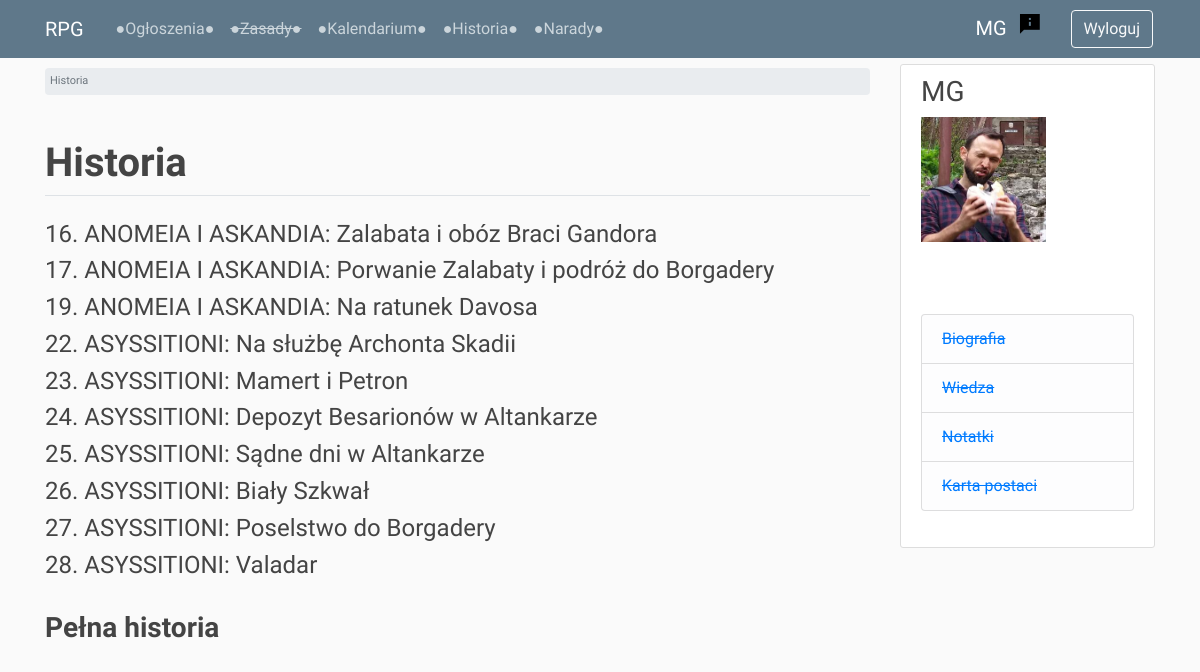
Page /timeline/chronicles_chapters/ (signed in) on the committed database.
### users/models.py (models this page shows, shortened)
class Profile(models.Model):
    user = models.OneToOneField(User, on_delete=models.CASCADE)
    image = models.ImageField(default='profile_pics/default_profile.jpg', upload_to='profile_pics')
    character_name = models.CharField(max_length=50, default='')
    character_status = models.CharField(max_length=20, choices=STATUS, default='npc')
    class Meta:
        ordering = ['character_status', 'character_name']

### timeline/models.py (models this page shows)
class GameSession(models.Model):
    game_no = models.PositiveSmallIntegerField(primary_key=True)
    title = models.CharField(max_length=200, blank=True, null=True)
    date = models.DateField(blank=True, null=True)
    def __str__(self):
        return f'{self.game_no}. {self.title}'
    class Meta:
        ordering = ['game_no']

### timeline/views.py (the view)
# urls.py: path('chronicles_chapters/', chronicles_chapters_view, name='chronicles_chapters'),
@login_required
def chronicles_chapters_view(request):
    games = GameSession.objects.all()
    allowed_games_list = [g for g in games if is_allowed_game(g, request.user.profile)]
    context = {
        'page_title': 'Historia',
        'allowed_games_list': allowed_games_list
    }
    return render(request, 'timeline/chronicles_chapters.html', context)

### forum/templatetags/custom_filters.py (called while the page is built)
@register.filter
def get_first_word(text):
    return text.split(' ', 1)[0]

### timeline/views.py (called while the page is built)
def is_allowed_game(_game, profile):
    for event in _game.described_events.all():
        if profile in event.participants.all() or profile in event.informed.all() or profile.character_status == 'gm':
            return True
    return False

### timeline/templates/timeline/chronicles_chapters.html
{% extends 'base.html' %}
{% load custom_filters %}
{% load static %}
{% block breadcrumb %}
    <li class="breadcrumb-item active">{{ page_title }}</li>
{% endblock breadcrumb %}
{% block content %}
    <br>
    {% for game in allowed_games_list %}
        <tr>
            <td>
                <h4 class="unblue">
                    <a href="{% url 'chronicles_one_chapter' game.game_no %}">{{ game }}</a>
                </h4>
            </td>
        </tr>
    {% endfor %}
    <br>
    <h3 class="unblue">
        <strong><a href="{% url 'chronicles_all' %}">Pełna historia</a></strong>
    </h3>
{% endblock content %}

### templates/navbar.html
{% load custom_filters %}
{% load static %}
<header class="site-header">
    <nav class="navbar navbar-expand-md navbar-dark bg-steel fixed-top">
        <div class="container">
            <small class="navbar-brand mr-4">RPG</small>
            <div class="collapse navbar-collapse" id="navbarToggle">
            <div class="navbar-nav mr-auto">
                <a class="nav-item nav-link" href="{% url 'news-list' %}">●Ogłoszenia●</a>
                <a class="nav-item nav-link" href="#"><strike>●Zasady●</strike></a>
                <a class="nav-item nav-link" href="{% url 'timeline' %}">●Kalendarium●</a>
                <a class="nav-item nav-link" href="{% url 'chronicles_chapters' %}">●Historia●</a>
                <a class="nav-item nav-link" href="{% url 'forum' %}">●Narady●</a>
            </div>
            <div class="navbar-nav">
                {% if user.is_authenticated %}
                    {% if user.profile.character_name != '' %}
                        <a class="navbar-brand mr-2" href="/users/profile">{{ user.profile.character_name|get_first_word }}</a>
                        <a href="{% url 'report' %}"><img src="{% static 'img/report.png' %}" class="report-img mr-4"></a>
                    {% else %}
                        <a class="navbar-brand mr-2" href="/users/profile">Uzupełnij profil</a>
                    {% endif %}
                    <a class="btn btn-outline-light btn-space" href="{% url 'logout' %}">Wyloguj</a>
                {% else %}
                    <a class="btn btn-outline-light btn-space" href="{% url 'register' %}">Nowa postać</a>
                {% endif %}
            </div>
          </div>
        </div>
    </nav>
</header>

### templates/sidebar.html
{% if user.is_authenticated %}
<div class="col-md-3">
    <div class="content-section">
        <h3>{{ user.profile.character_name }}</h3>
        <img class="account-img" src="{{ user.profile.image.url }}">
        <p class='text-muted'>
        <br>
        <ul class="list-group">
            <li class="list-group-item list-group-item-light"><a href="#"><strike>Biografia</strike></a></li>
            <li class="list-group-item list-group-item-light"><a href="#"><strike>Wiedza</strike></a></li>
            <li class="list-group-item list-group-item-light"><a href="#"><strike>Notatki</strike></a></li>
            <li class="list-group-item list-group-item-light"><a href="#"><strike>Karta postaci</strike></a></li>
        </ul>
        </p>
    </div>
</div>
{% endif %}

### static/css/main.css (style rules this page uses)
body { background: #fafafa; margin-top: 4rem; }
h1, h2, h3, h4, h5, h6 { color: #444444; }
.bg-steel { background-color: #5f788a; }
.site-header .navbar-nav .nav-link { color: #cbd5db; }
.content-section { background: #ffffff; padding: 10px 20px; border: 1px solid #dddddd; border-radius: 3px; margin-bottom: 20px; }
.account-img { height: 125px; width: 125px; margin-right: 20px; margin-bottom: 16px; }
* { font-family: 'IM Fell Great Primer', serif; }
.btn-space { margin: 2px; }
.posts-and-news td, p { font-size: 20px; font-style: italic; vertical-align: top; padding: 5px; text-align: justify; }
.report-img { display: block; height: auto; margin-left: auto; margin-right: auto; padding: 3px; text-align: center; }
small { color: #888; }
.unblue a { color: #444444; }

### rows in the picture
GameSession: game_no+title "16. ANOMEIA I ASKANDIA: Zalabata i obóz Braci Gandora"
GameSession: game_no+title "17. ANOMEIA I ASKANDIA: Porwanie Zalabaty i podróż do Borgadery"
GameSession: game_no+title "19. ANOMEIA I ASKANDIA: Na ratunek Davosa"
GameSession: game_no+title "22. ASYSSITIONI: Na służbę Archonta Skadii"
GameSession: game_no+title "23. ASYSSITIONI: Mamert i Petron"
GameSession: game_no+title "24. ASYSSITIONI: Depozyt Besarionów w Altankarze"
GameSession: game_no+title "25. ASYSSITIONI: Sądne dni w Altankarze"
GameSession: game_no+title "26. ASYSSITIONI: Biały Szkwał"
GameSession: game_no+title "27. ASYSSITIONI: Poselstwo do Borgadery"
GameSession: game_no+title "28. ASYSSITIONI: Valadar"

### other values in the picture
{{ user.profile.character_name|get_first_word }} "MG"
{{ page_title }} "Historia"
{{ page_title|linebreaksbr }} "Historia"
{{ user.profile.character_name }} "MG"
